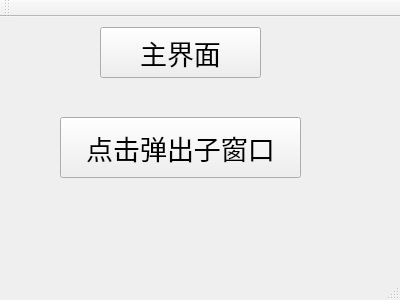
<?xml version="1.0" encoding="UTF-8"?>
<ui version="4.0">
 <class>MainWindow</class>
 <widget class="QMainWindow" name="MainWindow">
  <property name="geometry">
   <rect>
    <x>0</x>
    <y>0</y>
    <width>400</width>
    <height>300</height>
   </rect>
  </property>
  <property name="font">
   <font>
    <pointsize>20</pointsize>
   </font>
  </property>
  <property name="windowTitle">
   <string>MainWindow</string>
  </property>
  <widget class="QWidget" name="centralWidget">
   <widget class="QPushButton" name="pushButton">
    <property name="geometry">
     <rect>
      <x>100</x>
      <y>10</y>
      <width>161</width>
      <height>51</height>
     </rect>
    </property>
    <property name="text">
     <string>主界面</string>
    </property>
   </widget>
   <widget class="QPushButton" name="pushButton_2">
    <property name="geometry">
     <rect>
      <x>60</x>
      <y>100</y>
      <width>241</width>
      <height>61</height>
     </rect>
    </property>
    <property name="text">
     <string>点击弹出子窗口</string>
    </property>
   </widget>
  </widget>
  <widget class="QMenuBar" name="menuBar">
   <property name="geometry">
    <rect>
     <x>0</x>
     <y>0</y>
     <width>400</width>
     <height>49</height>
    </rect>
   </property>
  </widget>
  <widget class="QToolBar" name="mainToolBar">
   <attribute name="toolBarArea">
    <enum>TopToolBarArea</enum>
   </attribute>
   <attribute name="toolBarBreak">
    <bool>false</bool>
   </attribute>
  </widget>
  <widget class="QStatusBar" name="statusBar"/>
 </widget>
 <layoutdefault spacing="6" margin="11"/>
 <resources/>
 <connections/>
</ui>
